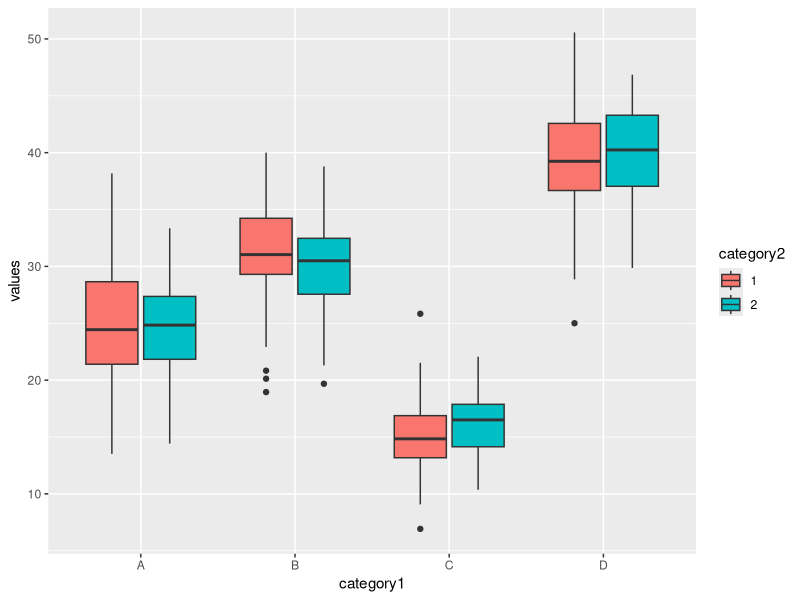
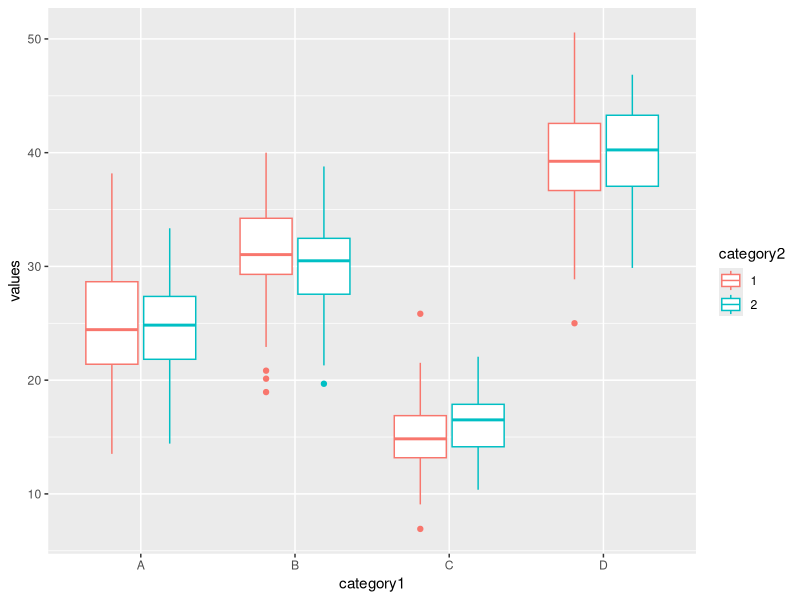

Generate these figures, in order, with R:
## ---- chunk 1
knitr::opts_chunk$set(echo = TRUE, fig.align = "center")

# title: Clustering/grouping boxplots
# author: jonathan
# revised: 28/3/2020

WEB <- c("https://bioceed.uib.no/dropfolder/bioSTATS/Rmd/Visualizing/Multiple/clustering-boxplots.html")
GIT <- c("https://github.com/jonathansoule/biostats/blob/master/Visualizing/Multiple/clustering-boxplots.Rmd")
library(ggplot2)
ID <- 1:400
values <- c(rnorm(100, mean = 25, sd = 5), rnorm(100, mean = 30, sd = 4), rnorm(100, mean = 15, 3), rnorm(100, mean = 40, sd = 5))
category1 <- c(rep("A", 100), rep("B", 100), rep("C", 100), rep("D", 100))
category2 <- rep(c("1", "2"), 100)
## ---- chunk 2
# dataframe
df <- data.frame(values, category1, category2)
# structure of the dataframe
str(df)
## ---- chunk 3
ggplot(df, aes(x = category1, y = values, fill = category2)) +
  geom_boxplot()
## ---- chunk 4
ggplot(df, aes(x = category1, y = values, color = category2)) +
  geom_boxplot()
